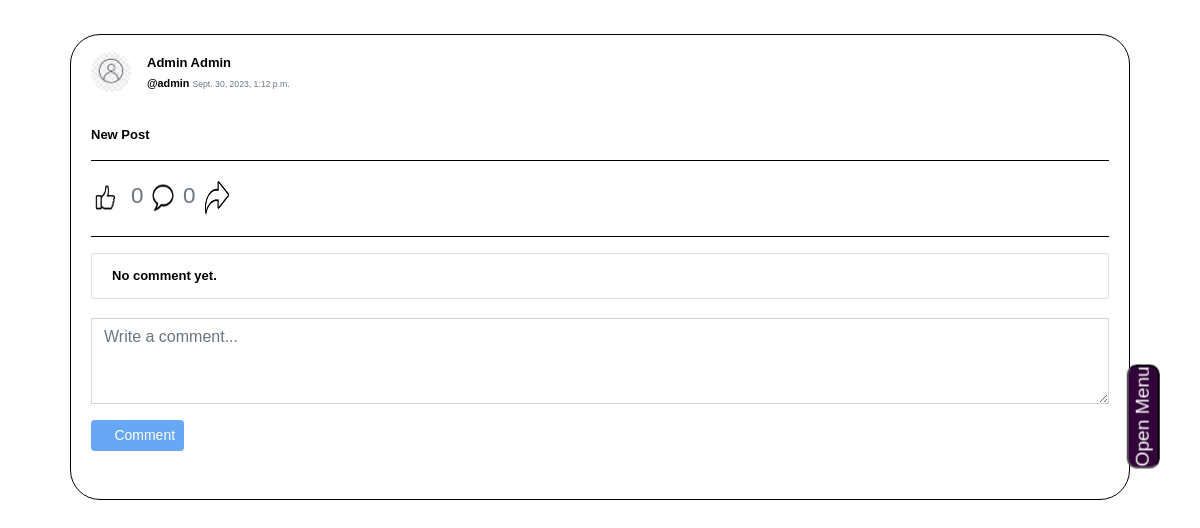
Page /group_post_content/26 (signed in) on the earlier database version.
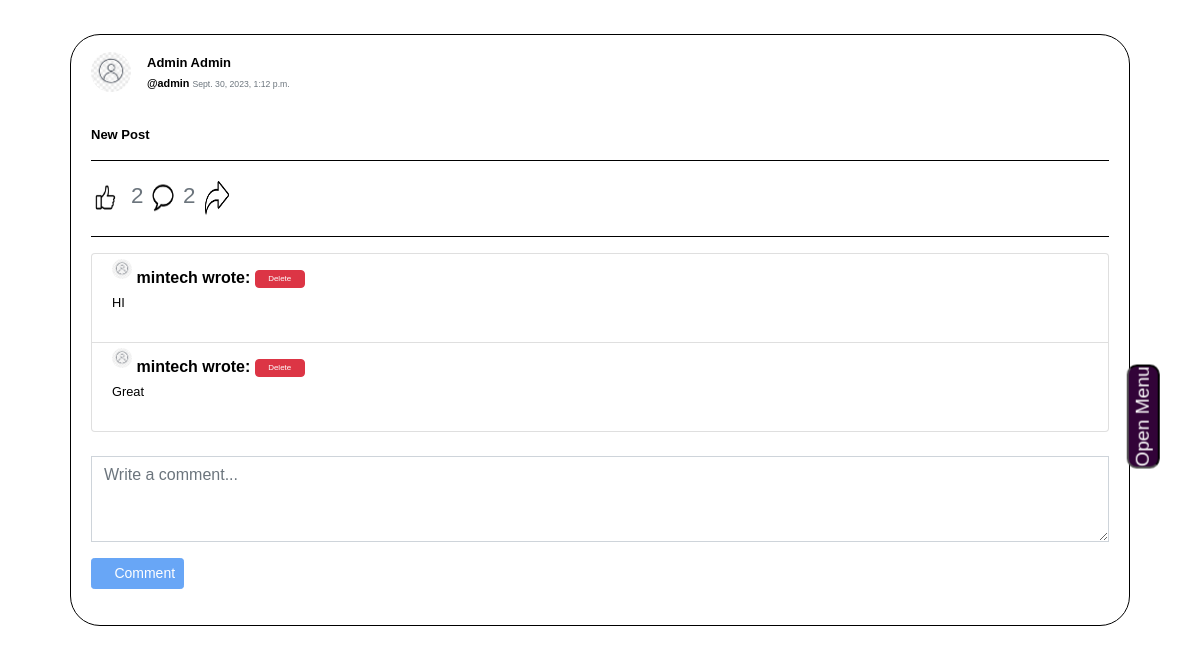
Same page on the later database version.
### minsocial/models.py (models this page shows, shortened)
class GroupPost(models.Model):
    group = models.ForeignKey(Group, on_delete=models.CASCADE, related_name="group_posts")
    user = models.ForeignKey(User, on_delete=models.CASCADE, blank=True, null=True, related_name="group_post_user")
    postContent = models.TextField(blank=True)
    timestamp = models.DateTimeField(auto_now_add=True)
    groupshare = models.ForeignKey(GroupShare, on_delete=models.CASCADE, null=True, blank=True)

class User(AbstractUser):
    profile_pics = models.ImageField(upload_to='profile_pics/', null=True, blank=True)
    phone_number = models.CharField(max_length=20, null=True, blank=True)
    about = models.TextField(null=True, blank=True)

class GroupComment(models.Model):
    author = models.ForeignKey(User, on_delete=models.CASCADE, blank=True, null=True, related_name="group_userComment")
    post = models.ForeignKey(GroupPost, on_delete=models.CASCADE, blank=True, null=True, related_name="group_postComment")
    message = models.CharField(max_length=10000)

### minsocial/views.py (the view)
# urls.py: path("group_post_content/<int:post_id>", views.group_post_content, name="group_post_content"),
@login_required
def group_post_content(request, post_id):
    if not request.user.is_authenticated:
        return render(request, "network/error.html")
    post = GroupPost.objects.get(pk=post_id)
    allComments = GroupComment.objects.filter(post=post)
    user = request.user
    return render(request, "network/group_post_content.html", {
        "posts": post,
        "allComments": allComments,
    })

### minsocial/custom_context_processors.py (called while the page is built)
def my_groups_and_joined(request):
    if request.user.is_authenticated:
        my_groups = Group.objects.filter(creator=request.user)
        groups_i_joined = request.user.group_members.all()
    else:
        my_groups = []
        groups_i_joined = []
    return {
        'my_groups': my_groups,
        'groups_i_joined': groups_i_joined,
    }

def user_connections(request):
    friends = []  # Initialize the variable with an empty list
    if request.user.is_authenticated:
        try:
            user = User.objects.get(pk=request.user.id)
            following = Follow.objects.filter(follower=user).values_list('following', flat=True)
            followers = Follow.objects.filter(following=user).values_list('follower', flat=True)
            friend_ids = set(following).intersection(followers)
            friends = User.objects.filter(id__in=friend_ids)
        except User.DoesNotExist:
            pass  # Handle the case where the user does not exist
        except Exception as e:
            pass
    return {'friends': friends}

### minsocial/templatetags/my_filters.py (called while the page is built)
@register.filter
def split_paragraphs(value):
    return value.split('\n')

### minsocial/templates/network/group_post_content.html (shortened to what this page needs)
{% extends "network/layout.html" %}
{% load custom_tags %}
{% load my_filters %}
{% load static %}
{% block body %}
{% include 'network/sidebar.html' %}
<div style="z-index: 1000;" class="container">
  <div class="contnt" style="width: 500%;">
    <div class="post">
    <div class="card">
      <div class="card-body">
      <div class="d-flex align-items-center">
        {% if posts.user.profile_pics %}
      <a href="{% url 'profile' user_id=posts.user.id %}">
        <img src="{{ posts.user.profile_pics.url }}" class="rounded-circle" width="40" height="40">
      </a>
      {% else %}
      <a href="{% url 'profile' user_id=posts.user.id %}">
        <img src="/media/post_image/nodp.jpg" class="rounded-circle" width="40" height="40">
      </a>
      {% endif %}
        <div class="ml-3">
          <h5 class="card-title mb-1">
          <a class="card-title" style="text-decoration: none;" href="{% url 'profile' user_id=posts.user.id %}">{{posts.user.first_name}} {{posts.user.last_name}}
          </h5>
          <div class="mb-0">
            {% if posts.user.username|length > 15 %}
            <p>@{{posts.user.username | slice:":15"}}...</p>
            {% else %}
            <p>@{{posts.user.username}} <small class="text-muted">{{ posts.timestamp }}</small> </p>
            {% endif %}
        </div>
        </div>
          </div>
          <br>
          <br>
      <div class="card-text" id="content_{{ posts.id }}">
        {% for paragraph in posts.postContent|split_paragraphs %}
        <p>{{ paragraph|urlize }}</p>
        {% endfor %}
      {% include 'network/group_likes.html' %}
      <hr>
      <ul class="list-group">
        {% for comment in posts.group_postComment.all %}
          <li class="list-group-item">
            {% if comment.author.profile_pics %}
              <a href="{% url 'profile' user_id=comment.author.id %}">
                <img src="{{ comment.author.profile_pics.url }}" class="rounded-circle" width="20" height="20">
              </a>
            {% else %}
              <a href="{% url 'profile' user_id=comment.author.id %}">
                <img src="/media/post_image/nodp.jpg" class="rounded-circle" width="20" height="20">
              </a>
            {% endif %}
            <strong><a href="{% url 'profile' user_id=comment.author.id %}">{{ comment.author.username }}</a> wrote:{% if is_admin or request.user == comment.author %}
              <button  style="width: 50px; padding: 2px 5px; font-size: 8px;" class="btn btn-danger delete-group-comment" data-comment-id="{{ comment.id }}">Delete</button>
              {% endif %}</strong>
            <div id="content_{{ comment.id }}">
              {% for paragraph in comment.message|split_paragraphs %}
              <p><small>{{ paragraph|urlize }}</small></p>
              {% endfor %}
            </div>
          </li>
        {% empty %}
          <li class="list-group-item ">No comment yet.</li>
        {% endfor %}
      </ul>
      <br>
      <form action="{% url 'group_addComment' post_id=posts.id %}" method="POST">
        <div class="form-group">
          <span class="comment-field">
            <textarea type="text" id="new-comment" name="newComment" class="form-control rounded-0 shadow-none" rows="3" placeholder="Write a comment..."></textarea>
          </span>
        </div>
        <div class="form-group">
          <span class="btn-comment">
            <button type="submit" class="btn btn-primary btn-sm" style="background-color: #1877f2; border-color: #1877f2;" id="comment-btn">
              <i class="fas fa-paper-plane"></i> Comment
            </button>
          </span>
        </div>
      </form>
    </div>
    </div>
{% include 'network/share.html' %}
  </div>
{% endblock %}

### minsocial/templates/network/group_likes.html (shortened to what this page needs)
{% load custom_tags %}
{% load my_filters %}
{% load static %}
<hr style="border-color: black;">
<div class="img-fluid react_space" id="react_space">
    <div class="horizontal-container">
      <div class="">
        <button class="like-btn" data-post-id="{{ posts.id }}" style="background: none; border: none; padding: 0; width: 30px; height: 40px;">
          <img src="/media/post_image/black.png" width="100%" height="100%" alt="reaction-button" title="reaction">
        </button>
      </div>
  {% with total_count=posts.group_postLove.count|add:posts.group_postHaha.count|add:posts.group_postSad.count|add:posts.group_postShock.count|add:posts.group_post_like.count %}
  <h3 onclick="opensModal('{{ posts.id }}')">
    <small class="text-muted" style="color: black;">{{ total_count }}</small>
    <button style="background: none; border: none; padding: 0; width: 24px; height: 35px;">
      <img src="/media/post_image/com.png" width="100%" height="100%" alt="Comment" title="Comment">
    </button>
     <small class="text-muted">{{ posts.group_postComment.count }}</small>
  </h3>
  <button style="background: none; border: none; padding: 0; width: 24px; height: 35px;" onclick="shareFile('https:\//mintechy.pythonanywhere.com/group_post_content/{{ posts.id }}')">
    <img src="/media/post_image/shareblack.png" width="100%" height="100%" alt="Share" title="Share">
  </button>
{% endwith %}
    </div>

Differences in the rows shown:
computed for GroupPost "New Post": group_postComment.count "0" → "2"
added GroupComment: author.username "mintech", message "HI"
added GroupComment: author.username "mintech", {{ comment.id }} 5 (drawn), message "Great"
Other differences:
{{ total_count }}: "0" → "2"
text no longer shown: "No comment yet."
